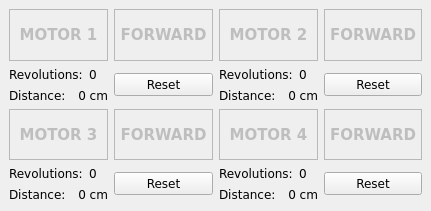
   <widget class="QDockWidget" name="dockOdometrie" >
    <property name="geometry" >
     <rect>
      <x>990</x>
      <y>0</y>
      <width>431</width>
      <height>211</height>
     </rect>
    </property>
    <property name="allowedAreas" >
     <set>Qt::AllDockWidgetAreas</set>
    </property>
    <property name="windowTitle" >
     <string>Odometrie</string>
    </property>
    <widget class="QWidget" name="dockWidgetContents_10" >
     <layout class="QGridLayout" name="gridLayout_14" >
      <item row="0" column="0" >
       <layout class="QVBoxLayout" name="name8" >
        <item>
         <layout class="QHBoxLayout" name="_14" >
          <item>
           <widget class="QLabel" name="lblPower1" >
            <property name="enabled" >
             <bool>false</bool>
            </property>
            <property name="sizePolicy" >
             <sizepolicy vsizetype="Minimum" hsizetype="Preferred" >
              <horstretch>0</horstretch>
              <verstretch>31</verstretch>
             </sizepolicy>
            </property>
            <property name="font" >
             <font>
              <family>Verdana</family>
              <pointsize>11</pointsize>
              <weight>75</weight>
              <italic>false</italic>
              <bold>true</bold>
              <underline>false</underline>
              <strikeout>false</strikeout>
             </font>
            </property>
            <property name="cursor" >
             <cursorShape>PointingHandCursor</cursorShape>
            </property>
            <property name="autoFillBackground" >
             <bool>true</bool>
            </property>
            <property name="frameShape" >
             <enum>QFrame::StyledPanel</enum>
            </property>
            <property name="frameShadow" >
             <enum>QFrame::Raised</enum>
            </property>
            <property name="text" >
             <string>MOTOR 1</string>
            </property>
            <property name="alignment" >
             <set>Qt::AlignCenter</set>
            </property>
           </widget>
          </item>
          <item>
           <widget class="QLabel" name="lblDirection1" >
            <property name="enabled" >
             <bool>false</bool>
            </property>
            <property name="sizePolicy" >
             <sizepolicy vsizetype="Minimum" hsizetype="Preferred" >
              <horstretch>0</horstretch>
              <verstretch>31</verstretch>
             </sizepolicy>
            </property>
            <property name="font" >
             <font>
              <family>Verdana</family>
              <pointsize>11</pointsize>
              <weight>75</weight>
              <italic>false</italic>
              <bold>true</bold>
              <underline>false</underline>
              <strikeout>false</strikeout>
             </font>
            </property>
            <property name="autoFillBackground" >
             <bool>true</bool>
            </property>
            <property name="frameShape" >
             <enum>QFrame::StyledPanel</enum>
            </property>
            <property name="frameShadow" >
             <enum>QFrame::Raised</enum>
            </property>
            <property name="text" >
             <string>FORWARD</string>
            </property>
            <property name="alignment" >
             <set>Qt::AlignCenter</set>
            </property>
            <property name="wordWrap" >
             <bool>true</bool>
            </property>
           </widget>
          </item>
         </layout>
        </item>
        <item>
         <layout class="QHBoxLayout" name="name7" >
          <item>
           <layout class="QVBoxLayout" name="_15" >
            <item>
             <layout class="QHBoxLayout" name="_16" >
              <item>
               <widget class="QLabel" name="textLabel1_2" >
                <property name="font" >
                 <font>
                  <family>Verdana</family>
                 </font>
                </property>
                <property name="text" >
                 <string>Revolutions:</string>
                </property>
               </widget>
              </item>
              <item>
               <widget class="QLabel" name="labelRevolutions1" >
                <property name="font" >
                 <font>
                  <family>Verdana</family>
                 </font>
                </property>
                <property name="layoutDirection" >
                 <enum>Qt::RightToLeft</enum>
                </property>
                <property name="text" >
                 <string>0</string>
                </property>
               </widget>
              </item>
             </layout>
            </item>
            <item>
             <layout class="QHBoxLayout" name="_17" >
              <item>
               <widget class="QLabel" name="textLabel1" >
                <property name="font" >
                 <font>
                  <family>Verdana</family>
                 </font>
                </property>
                <property name="text" >
                 <string>Distance:</string>
                </property>
               </widget>
              </item>
              <item>
               <widget class="QLabel" name="labelDrivenDistance1" >
                <property name="font" >
                 <font>
                  <family>Verdana</family>
                 </font>
                </property>
                <property name="text" >
                 <string>0 cm</string>
                </property>
                <property name="alignment" >
                 <set>Qt::AlignRight|Qt::AlignTrailing|Qt::AlignVCenter</set>
                </property>
               </widget>
              </item>
             </layout>
            </item>
           </layout>
          </item>
          <item>
           <widget class="QPushButton" name="btnResetMovement1" >
            <property name="font" >
             <font>
              <family>Verdana</family>
             </font>
            </property>
            <property name="text" >
             <string>Reset</string>
            </property>
           </widget>
          </item>
         </layout>
        </item>
       </layout>
      </item>
      <item row="0" column="1" >
       <layout class="QVBoxLayout" name="name9" >
        <item>
         <layout class="QHBoxLayout" name="_18" >
          <item>
           <widget class="QLabel" name="lblPower2" >
            <property name="enabled" >
             <bool>false</bool>
            </property>
            <property name="font" >
             <font>
              <family>Verdana</family>
              <pointsize>11</pointsize>
              <weight>75</weight>
              <italic>false</italic>
              <bold>true</bold>
              <underline>false</underline>
              <strikeout>false</strikeout>
             </font>
            </property>
            <property name="autoFillBackground" >
             <bool>true</bool>
            </property>
            <property name="frameShape" >
             <enum>QFrame::StyledPanel</enum>
            </property>
            <property name="frameShadow" >
             <enum>QFrame::Raised</enum>
            </property>
            <property name="text" >
             <string>MOTOR 2</string>
            </property>
            <property name="alignment" >
             <set>Qt::AlignCenter</set>
            </property>
           </widget>
          </item>
          <item>
           <widget class="QLabel" name="lblDirection2" >
            <property name="enabled" >
             <bool>false</bool>
            </property>
            <property name="font" >
             <font>
              <family>Verdana</family>
              <pointsize>11</pointsize>
              <weight>75</weight>
              <italic>false</italic>
              <bold>true</bold>
              <underline>false</underline>
              <strikeout>false</strikeout>
             </font>
            </property>
            <property name="autoFillBackground" >
             <bool>true</bool>
            </property>
            <property name="frameShape" >
             <enum>QFrame::StyledPanel</enum>
            </property>
            <property name="frameShadow" >
             <enum>QFrame::Raised</enum>
            </property>
            <property name="text" >
             <string>FORWARD</string>
            </property>
            <property name="alignment" >
             <set>Qt::AlignCenter</set>
            </property>
            <property name="wordWrap" >
             <bool>true</bool>
            </property>
           </widget>
          </item>
         </layout>
        </item>
        <item>
         <layout class="QHBoxLayout" name="name6" >
          <item>
           <layout class="QVBoxLayout" name="_19" >
            <item>
             <layout class="QHBoxLayout" name="_20" >
              <item>
               <widget class="QLabel" name="textLabel2_7" >
                <property name="font" >
                 <font>
                  <family>Verdana</family>
                 </font>
                </property>
                <property name="text" >
                 <string>Revolutions:</string>
                </property>
               </widget>
              </item>
              <item>
               <widget class="QLabel" name="labelRevolutions2" >
                <property name="font" >
                 <font>
                  <family>Verdana</family>
                 </font>
                </property>
                <property name="layoutDirection" >
                 <enum>Qt::RightToLeft</enum>
                </property>
                <property name="text" >
                 <string>0</string>
                </property>
               </widget>
              </item>
             </layout>
            </item>
            <item>
             <layout class="QHBoxLayout" name="_21" >
              <item>
               <widget class="QLabel" name="textLabel2_6" >
                <property name="font" >
                 <font>
                  <family>Verdana</family>
                 </font>
                </property>
                <property name="text" >
                 <string>Distance:</string>
                </property>
               </widget>
              </item>
              <item>
               <widget class="QLabel" name="labelDrivenDistance2" >
                <property name="font" >
                 <font>
                  <family>Verdana</family>
                 </font>
                </property>
                <property name="text" >
                 <string>0 cm</string>
                </property>
                <property name="alignment" >
                 <set>Qt::AlignRight|Qt::AlignTrailing|Qt::AlignVCenter</set>
                </property>
               </widget>
              </item>
             </layout>
            </item>
           </layout>
          </item>
          <item>
           <widget class="QPushButton" name="btnResetMovement2" >
            <property name="font" >
             <font>
              <family>Verdana</family>
             </font>
            </property>
            <property name="text" >
             <string>Reset</string>
            </property>
           </widget>
          </item>
         </layout>
        </item>
       </layout>
      </item>
      <item row="1" column="0" >
       <layout class="QVBoxLayout" name="name10" >
        <item>
         <layout class="QHBoxLayout" name="_22" >
          <item>
           <widget class="QLabel" name="lblPower3" >
            <property name="enabled" >
             <bool>false</bool>
            </property>
            <property name="sizePolicy" >
             <sizepolicy vsizetype="Minimum" hsizetype="Preferred" >
              <horstretch>0</horstretch>
              <verstretch>0</verstretch>
             </sizepolicy>
            </property>
            <property name="font" >
             <font>
              <family>Verdana</family>
              <pointsize>11</pointsize>
              <weight>75</weight>
              <italic>false</italic>
              <bold>true</bold>
              <underline>false</underline>
              <strikeout>false</strikeout>
             </font>
            </property>
            <property name="autoFillBackground" >
             <bool>true</bool>
            </property>
            <property name="frameShape" >
             <enum>QFrame::StyledPanel</enum>
            </property>
            <property name="frameShadow" >
             <enum>QFrame::Raised</enum>
            </property>
            <property name="text" >
             <string>MOTOR 3</string>
            </property>
            <property name="alignment" >
             <set>Qt::AlignCenter</set>
            </property>
           </widget>
          </item>
          <item>
           <widget class="QLabel" name="lblDirection3" >
            <property name="enabled" >
             <bool>false</bool>
            </property>
            <property name="sizePolicy" >
             <sizepolicy vsizetype="Minimum" hsizetype="Preferred" >
              <horstretch>0</horstretch>
              <verstretch>0</verstretch>
             </sizepolicy>
            </property>
            <property name="font" >
             <font>
              <family>Verdana</family>
              <pointsize>11</pointsize>
              <weight>75</weight>
              <italic>false</italic>
              <bold>true</bold>
              <underline>false</underline>
              <strikeout>false</strikeout>
             </font>
            </property>
            <property name="autoFillBackground" >
             <bool>true</bool>
            </property>
            <property name="frameShape" >
             <enum>QFrame::StyledPanel</enum>
            </property>
            <property name="frameShadow" >
             <enum>QFrame::Raised</enum>
            </property>
            <property name="text" >
             <string>FORWARD</string>
            </property>
            <property name="alignment" >
             <set>Qt::AlignCenter</set>
            </property>
            <property name="wordWrap" >
             <bool>true</bool>
            </property>
           </widget>
          </item>
         </layout>
        </item>
        <item>
         <layout class="QHBoxLayout" name="name4" >
          <item>
           <layout class="QVBoxLayout" name="_23" >
            <item>
             <layout class="QHBoxLayout" name="_1" >
              <item>
               <widget class="QLabel" name="textLabel1_3" >
                <property name="font" >
                 <font>
                  <family>Verdana</family>
                 </font>
                </property>
                <property name="text" >
                 <string>Revolutions:</string>
                </property>
               </widget>
              </item>
              <item>
               <widget class="QLabel" name="labelRevolutions1_2" >
                <property name="font" >
                 <font>
                  <family>Verdana</family>
                 </font>
                </property>
                <property name="layoutDirection" >
                 <enum>Qt::RightToLeft</enum>
                </property>
                <property name="text" >
                 <string>0</string>
                </property>
               </widget>
              </item>
             </layout>
            </item>
            <item>
             <layout class="QHBoxLayout" name="_0" >
              <item>
               <widget class="QLabel" name="textLabel1_4" >
                <property name="font" >
                 <font>
                  <family>Verdana</family>
                 </font>
                </property>
                <property name="text" >
                 <string>Distance:</string>
                </property>
               </widget>
              </item>
              <item>
               <widget class="QLabel" name="labelDrivenDistance1_2" >
                <property name="font" >
                 <font>
                  <family>Verdana</family>
                 </font>
                </property>
                <property name="text" >
                 <string>0 cm</string>
                </property>
                <property name="alignment" >
                 <set>Qt::AlignRight|Qt::AlignTrailing|Qt::AlignVCenter</set>
                </property>
               </widget>
              </item>
             </layout>
            </item>
           </layout>
          </item>
          <item>
           <widget class="QPushButton" name="btnResetMovement1_2" >
            <property name="font" >
             <font>
              <family>Verdana</family>
             </font>
            </property>
            <property name="text" >
             <string>Reset</string>
            </property>
           </widget>
          </item>
         </layout>
        </item>
       </layout>
      </item>
      <item row="1" column="1" >
       <layout class="QVBoxLayout" name="name11" >
        <item>
         <layout class="QHBoxLayout" name="_24" >
          <item>
           <widget class="QLabel" name="lblPower4" >
            <property name="enabled" >
             <bool>false</bool>
            </property>
            <property name="sizePolicy" >
             <sizepolicy vsizetype="Minimum" hsizetype="Preferred" >
              <horstretch>0</horstretch>
              <verstretch>0</verstretch>
             </sizepolicy>
            </property>
            <property name="font" >
             <font>
              <family>Verdana</family>
              <pointsize>11</pointsize>
              <weight>75</weight>
              <italic>false</italic>
              <bold>true</bold>
              <underline>false</underline>
              <strikeout>false</strikeout>
             </font>
            </property>
            <property name="autoFillBackground" >
             <bool>true</bool>
            </property>
            <property name="frameShape" >
             <enum>QFrame::StyledPanel</enum>
            </property>
            <property name="frameShadow" >
             <enum>QFrame::Raised</enum>
            </property>
            <property name="text" >
             <string>MOTOR 4</string>
            </property>
            <property name="alignment" >
             <set>Qt::AlignCenter</set>
            </property>
           </widget>
          </item>
          <item>
           <widget class="QLabel" name="lblDirection4" >
            <property name="enabled" >
             <bool>false</bool>
            </property>
            <property name="sizePolicy" >
             <sizepolicy vsizetype="Minimum" hsizetype="Preferred" >
              <horstretch>0</horstretch>
              <verstretch>0</verstretch>
             </sizepolicy>
            </property>
            <property name="font" >
             <font>
              <family>Verdana</family>
              <pointsize>11</pointsize>
              <weight>75</weight>
              <italic>false</italic>
              <bold>true</bold>
              <underline>false</underline>
              <strikeout>false</strikeout>
             </font>
            </property>
            <property name="autoFillBackground" >
             <bool>true</bool>
            </property>
            <property name="frameShape" >
             <enum>QFrame::StyledPanel</enum>
            </property>
            <property name="frameShadow" >
             <enum>QFrame::Raised</enum>
            </property>
            <property name="text" >
             <string>FORWARD</string>
            </property>
            <property name="alignment" >
             <set>Qt::AlignCenter</set>
            </property>
            <property name="wordWrap" >
             <bool>true</bool>
            </property>
           </widget>
          </item>
         </layout>
        </item>
        <item>
         <layout class="QHBoxLayout" name="name5" >
          <item>
           <layout class="QVBoxLayout" name="_25" >
            <item>
             <layout class="QHBoxLayout" name="_26" >
              <item>
               <widget class="QLabel" name="textLabel1_5" >
                <property name="font" >
                 <font>
                  <family>Verdana</family>
                 </font>
                </property>
                <property name="text" >
                 <string>Revolutions:</string>
                </property>
               </widget>
              </item>
              <item>
               <widget class="QLabel" name="labelRevolutions1_3" >
                <property name="font" >
                 <font>
                  <family>Verdana</family>
                 </font>
                </property>
                <property name="layoutDirection" >
                 <enum>Qt::RightToLeft</enum>
                </property>
                <property name="text" >
                 <string>0</string>
                </property>
               </widget>
              </item>
             </layout>
            </item>
            <item>
             <layout class="QHBoxLayout" name="_27" >
              <item>
               <widget class="QLabel" name="textLabel1_6" >
                <property name="font" >
                 <font>
                  <family>Verdana</family>
                 </font>
                </property>
                <property name="text" >
                 <string>Distance:</string>
                </property>
               </widget>
              </item>
              <item>
               <widget class="QLabel" name="labelDrivenDistance1_3" >
                <property name="font" >
                 <font>
                  <family>Verdana</family>
                 </font>
                </property>
                <property name="text" >
                 <string>0 cm</string>
                </property>
                <property name="alignment" >
                 <set>Qt::AlignRight|Qt::AlignTrailing|Qt::AlignVCenter</set>
                </property>
               </widget>
              </item>
             </layout>
            </item>
           </layout>
          </item>
          <item>
           <widget class="QPushButton" name="btnResetMovement1_3" >
            <property name="font" >
             <font>
              <family>Verdana</family>
             </font>
            </property>
            <property name="text" >
             <string>Reset</string>
            </property>
           </widget>
          </item>
         </layout>
        </item>
       </layout>
      </item>
     </layout>
    </widget>
   </widget>
